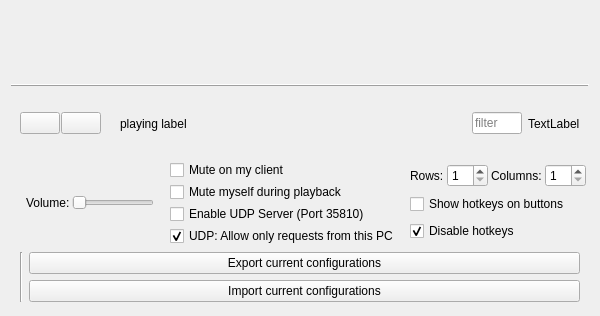
<?xml version="1.0" encoding="UTF-8"?>
<ui version="4.0">
 <class>ConfigQt</class>
 <widget class="QWidget" name="ConfigQt">
  <property name="windowModality">
   <enum>Qt::NonModal</enum>
  </property>
  <property name="geometry">
   <rect>
    <x>0</x>
    <y>0</y>
    <width>600</width>
    <height>316</height>
   </rect>
  </property>
  <property name="minimumSize">
   <size>
    <width>600</width>
    <height>0</height>
   </size>
  </property>
  <property name="windowTitle">
   <string>RP Soundboard</string>
  </property>
  <property name="windowIcon">
   <iconset resource="qtres.qrc">
    <normaloff>:/icon/img/rpmb_icon_64.png</normaloff>:/icon/img/rpmb_icon_64.png</iconset>
  </property>
  <property name="locale">
   <locale language="English" country="UnitedStates"/>
  </property>
  <layout class="QVBoxLayout" name="verticalLayout_2">
   <property name="spacing">
    <number>0</number>
   </property>
   <item>
    <widget class="QWidget" name="gridWidget" native="true">
     <layout class="QGridLayout" name="gridLayout">
      <property name="bottomMargin">
       <number>3</number>
      </property>
      <property name="spacing">
       <number>3</number>
      </property>
     </layout>
    </widget>
   </item>
   <item>
    <widget class="QFrame" name="frame">
     <property name="frameShape">
      <enum>QFrame::HLine</enum>
     </property>
     <property name="frameShadow">
      <enum>QFrame::Raised</enum>
     </property>
    </widget>
   </item>
   <item>
    <widget class="QFrame" name="horizontalFrame">
     <layout class="QHBoxLayout" name="horizontalLayout_3">
      <property name="spacing">
       <number>6</number>
      </property>
      <property name="topMargin">
       <number>3</number>
      </property>
      <property name="bottomMargin">
       <number>3</number>
      </property>
      <item>
       <layout class="QHBoxLayout" name="horizontalLayout_4">
        <property name="spacing">
         <number>1</number>
        </property>
        <item>
         <widget class="QPushButton" name="b_stop">
          <property name="enabled">
           <bool>true</bool>
          </property>
          <property name="sizePolicy">
           <sizepolicy hsizetype="Minimum" vsizetype="Fixed">
            <horstretch>0</horstretch>
            <verstretch>0</verstretch>
           </sizepolicy>
          </property>
          <property name="text">
           <string/>
          </property>
          <property name="icon">
           <iconset resource="qtres.qrc">
            <normaloff>:/icon/img/stoparrow_32.png</normaloff>:/icon/img/stoparrow_32.png</iconset>
          </property>
         </widget>
        </item>
        <item>
         <widget class="QPushButton" name="b_pause">
          <property name="enabled">
           <bool>true</bool>
          </property>
          <property name="sizePolicy">
           <sizepolicy hsizetype="Minimum" vsizetype="Fixed">
            <horstretch>0</horstretch>
            <verstretch>0</verstretch>
           </sizepolicy>
          </property>
          <property name="text">
           <string/>
          </property>
          <property name="icon">
           <iconset resource="qtres.qrc">
            <normaloff>:/icon/img/playarrow_32.png</normaloff>:/icon/img/playarrow_32.png</iconset>
          </property>
          <property name="checkable">
           <bool>false</bool>
          </property>
         </widget>
        </item>
       </layout>
      </item>
      <item>
       <widget class="QLabel" name="playingIconLabel">
        <property name="sizePolicy">
         <sizepolicy hsizetype="Fixed" vsizetype="Fixed">
          <horstretch>0</horstretch>
          <verstretch>0</verstretch>
         </sizepolicy>
        </property>
        <property name="maximumSize">
         <size>
          <width>23</width>
          <height>23</height>
         </size>
        </property>
        <property name="text">
         <string/>
        </property>
        <property name="pixmap">
         <pixmap resource="qtres.qrc">:/icon/img/speaker_icon_3_64.png</pixmap>
        </property>
        <property name="scaledContents">
         <bool>true</bool>
        </property>
       </widget>
      </item>
      <item>
       <widget class="QLabel" name="playingLabel">
        <property name="sizePolicy">
         <sizepolicy hsizetype="Expanding" vsizetype="Preferred">
          <horstretch>0</horstretch>
          <verstretch>0</verstretch>
         </sizepolicy>
        </property>
        <property name="text">
         <string>playing label</string>
        </property>
       </widget>
      </item>
      <item>
       <widget class="QLineEdit" name="filterEdit">
        <property name="maximumSize">
         <size>
          <width>50</width>
          <height>16777215</height>
         </size>
        </property>
        <property name="placeholderText">
         <string>filter</string>
        </property>
       </widget>
      </item>
      <item>
       <widget class="QLabel" name="labelStatus">
        <property name="text">
         <string>TextLabel</string>
        </property>
       </widget>
      </item>
     </layout>
    </widget>
   </item>
   <item>
    <widget class="QWidget" name="settingsWidget" native="true">
     <property name="minimumSize">
      <size>
       <width>0</width>
       <height>0</height>
      </size>
     </property>
     <layout class="QHBoxLayout" name="horizontalLayout">
      <property name="leftMargin">
       <number>15</number>
      </property>
      <property name="topMargin">
       <number>0</number>
      </property>
      <property name="rightMargin">
       <number>3</number>
      </property>
      <property name="bottomMargin">
       <number>3</number>
      </property>
      <item>
       <layout class="QVBoxLayout" name="verticalLayout_3">
        <property name="spacing">
         <number>2</number>
        </property>
        <property name="leftMargin">
         <number>0</number>
        </property>
        <property name="topMargin">
         <number>0</number>
        </property>
        <property name="rightMargin">
         <number>0</number>
        </property>
        <property name="bottomMargin">
         <number>0</number>
        </property>
        <item>
         <layout class="QHBoxLayout" name="horizontalLayout_6">
          <item>
           <widget class="QLabel" name="label">
            <property name="text">
             <string>Volume:</string>
            </property>
           </widget>
          </item>
          <item>
           <widget class="QSlider" name="sl_volume">
            <property name="maximum">
             <number>100</number>
            </property>
            <property name="pageStep">
             <number>10</number>
            </property>
            <property name="orientation">
             <enum>Qt::Horizontal</enum>
            </property>
            <property name="tickPosition">
             <enum>QSlider::NoTicks</enum>
            </property>
            <property name="tickInterval">
             <number>0</number>
            </property>
           </widget>
          </item>
         </layout>
        </item>
        <item>
         <layout class="QHBoxLayout" name="horizontalLayout_5"/>
        </item>
       </layout>
      </item>
      <item>
       <spacer name="horizontalSpacer_2">
        <property name="orientation">
         <enum>Qt::Horizontal</enum>
        </property>
        <property name="sizeType">
         <enum>QSizePolicy::Fixed</enum>
        </property>
        <property name="sizeHint" stdset="0">
         <size>
          <width>10</width>
          <height>0</height>
         </size>
        </property>
       </spacer>
      </item>
      <item>
       <layout class="QVBoxLayout" name="verticalLayout_4">
        <property name="spacing">
         <number>2</number>
        </property>
        <property name="sizeConstraint">
         <enum>QLayout::SetDefaultConstraint</enum>
        </property>
        <item>
         <widget class="QCheckBox" name="cb_mute_locally">
          <property name="sizePolicy">
           <sizepolicy hsizetype="Minimum" vsizetype="Fixed">
            <horstretch>0</horstretch>
            <verstretch>0</verstretch>
           </sizepolicy>
          </property>
          <property name="text">
           <string>Mute on my client</string>
          </property>
         </widget>
        </item>
        <item>
         <widget class="QCheckBox" name="cb_mute_myself">
          <property name="text">
           <string>Mute myself during playback</string>
          </property>
         </widget>
        </item>
        <item>
         <widget class="QCheckBox" name="cb_udpserver_enabled">
          <property name="text">
           <string>Enable UDP Server (Port 35810)</string>
          </property>
         </widget>
        </item>
        <item>
         <widget class="QCheckBox" name="cb_udpserver_onlylocal">
          <property name="text">
           <string>UDP: Allow only requests from this PC</string>
          </property>
          <property name="checked">
           <bool>true</bool>
          </property>
         </widget>
        </item>
       </layout>
      </item>
      <item>
       <spacer name="horizontalSpacer_4">
        <property name="orientation">
         <enum>Qt::Horizontal</enum>
        </property>
        <property name="sizeType">
         <enum>QSizePolicy::Fixed</enum>
        </property>
        <property name="sizeHint" stdset="0">
         <size>
          <width>5</width>
          <height>0</height>
         </size>
        </property>
       </spacer>
      </item>
      <item>
       <layout class="QVBoxLayout" name="verticalLayout_5">
        <property name="spacing">
         <number>3</number>
        </property>
        <item>
         <layout class="QHBoxLayout" name="horizontalLayout_2">
          <item>
           <widget class="QLabel" name="label_2">
            <property name="text">
             <string>Rows:</string>
            </property>
           </widget>
          </item>
          <item>
           <widget class="QSpinBox" name="sb_rows">
            <property name="minimum">
             <number>1</number>
            </property>
            <property name="maximum">
             <number>50</number>
            </property>
           </widget>
          </item>
          <item>
           <widget class="QLabel" name="label_3">
            <property name="text">
             <string>Columns:</string>
            </property>
           </widget>
          </item>
          <item>
           <widget class="QSpinBox" name="sb_cols">
            <property name="minimum">
             <number>1</number>
            </property>
            <property name="maximum">
             <number>50</number>
            </property>
           </widget>
          </item>
         </layout>
        </item>
        <item>
         <widget class="QCheckBox" name="cb_show_hotkeys_on_buttons">
          <property name="text">
           <string>Show hotkeys on buttons</string>
          </property>
         </widget>
        </item>
        <item>
         <widget class="QCheckBox" name="cb_disable_hotkeys">
          <property name="text">
           <string>Disable hotkeys</string>
          </property>
          <property name="checked">
           <bool>true</bool>
          </property>
         </widget>
        </item>
       </layout>
      </item>
     </layout>
    </widget>
   </item>
   <item>
    <widget class="QWidget" name="configsWidget" native="true">
     <property name="sizePolicy">
      <sizepolicy hsizetype="Preferred" vsizetype="Fixed">
       <horstretch>0</horstretch>
       <verstretch>0</verstretch>
      </sizepolicy>
     </property>
     <layout class="QHBoxLayout" name="horizontalLayout_8">
      <property name="leftMargin">
       <number>9</number>
      </property>
      <property name="topMargin">
       <number>3</number>
      </property>
      <property name="rightMargin">
       <number>9</number>
      </property>
      <property name="bottomMargin">
       <number>3</number>
      </property>
      <item>
       <layout class="QGridLayout" name="configsGrid"/>
      </item>
      <item>
       <widget class="QFrame" name="frame_2">
        <property name="frameShape">
         <enum>QFrame::VLine</enum>
        </property>
        <property name="frameShadow">
         <enum>QFrame::Sunken</enum>
        </property>
       </widget>
      </item>
      <item>
       <layout class="QVBoxLayout" name="verticalLayout">
        <item>
         <widget class="QPushButton" name="pushSave">
          <property name="text">
           <string>Export current configurations</string>
          </property>
         </widget>
        </item>
        <item>
         <widget class="QPushButton" name="pushLoad">
          <property name="text">
           <string>Import current configurations</string>
          </property>
         </widget>
        </item>
       </layout>
      </item>
     </layout>
    </widget>
   </item>
  </layout>
 </widget>
 <resources>
  <include location="qtres.qrc"/>
 </resources>
 <connections/>
</ui>
